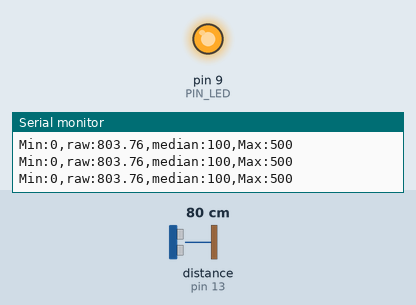
This sketch was run on a simulated Arduino Uno, built with avr-gcc and run on an emulated ATmega328P. Shown: output pins drawn as LEDs (lit = HIGH), the last lines printed to the serial monitor. Wiring (inferred from the names in the program): ultrasonic range finder: trigger pin 12; echo pin 13. Dashed ring = blinking. The inputs (shaded band) are chosen by the test bench; at power-on: distance to the obstacle (sensor on pin 13) 80 cm. The echo pulse lasts 58.3 µs per cm; pins used as bus, display or sensor lines are not drawn.

Above: at 1.2 s.
1.3 s: distance to the obstacle (sensor on pin 13) set to 18 cm
At 2.41 s:
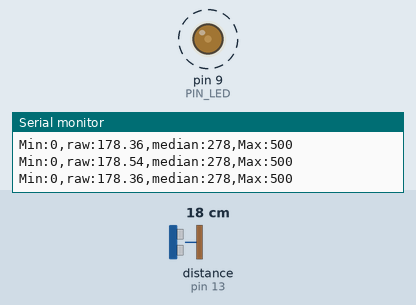
4.3 s: distance to the obstacle (sensor on pin 13) set to 2 cm
Timing chart, 0 to 7.3 s (numbered marks = the images above; inputs shaded):
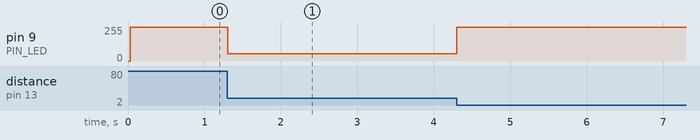

Measured:
- after the input at 1.3 s, pin 9 (PIN_LED): alternates 55/255 for 0.03 s and 54/255 for 0.02 s, starting at once

The sketch:

09_example_2.ino
```cpp
// Arduino pin assignment
#define PIN_LED 9
#define PIN_TRIG 12
#define PIN_ECHO 13

// configurable parameters
#define SND_VEL 346.0 // sound velocity at 24 celsius degree (unit: m/s)
//#define INTERVAL 100 // sampling interval (unit: ms)
#define INTERVAL 25
#define _DIST_MIN 100 // minimum distance to be measured (unit: mm)
#define _DIST_MAX 300// maximum distance to be measured (unit: mm)
#define _DIST_ALPHA 0.1 // EMA weight of new sample (range: 0 to 1). Setting this value to 1 effectively disables EMA filter.
#define N 30 //number of samples to save
// global variables
float timeout; // unit: us
float dist_min, dist_max, dist_raw; // unit: mm
unsigned long last_sampling_time; // unit: ms
float scale; // used for pulse duration to distance conversion
float queue_array[N] = {0, };
int median, save_num = 0;
int err;

void setup() {
  // initialize GPIO pins
  pinMode(PIN_LED, OUTPUT);
  pinMode(PIN_TRIG, OUTPUT);
  digitalWrite(PIN_TRIG, LOW);
  pinMode(PIN_ECHO, INPUT);

  // initialize USS related variables
  dist_min = _DIST_MIN;
  dist_max = _DIST_MAX;
  timeout = (INTERVAL / 2) * 1000.0; // precalculate pulseIn() timeout value. (unit: us)
  dist_raw = 0.0; // raw distance output from USS (unit: mm)
  scale = 0.001 * 0.5 * SND_VEL;

  // initialize serial port
  Serial.begin(57600);

  // initialize last sampling time
  last_sampling_time = 0;
}

void loop() {
  int fadeValue = 0;
  float cal;
  // wait until next sampling time.
  // millis() returns the number of milliseconds since the program started. Will overflow after 50 days.
  if (millis() < last_sampling_time + INTERVAL) return;

  // get a distance reading from the USS
  dist_raw = USS_measure(PIN_TRIG, PIN_ECHO);
  //dist_ema = (alpha*dist_raw) + ((1-alpha)*dist_ema_1);
  //dist_ema_1=dist_ema;

  // output the read value to the serial port
  Serial.print("Min:0,");
  Serial.print("raw:");
  Serial.print(dist_raw);
  Serial.print(",");
  Serial.print("median:");
  Serial.print(map(median, 0, 400, 100, 500));
  Serial.print(",");
  Serial.println("Max:500");

  // turn on the LED if the distance is between dist_min and dist_max
  if (dist_raw < dist_min || dist_raw > dist_max) {
    analogWrite(PIN_LED, 255);
  }
  else {
    cal = (dist_min + dist_max) / 2;
    fadeValue = (abs(cal - dist_raw) * 256) / 100;
    analogWrite(PIN_LED, fadeValue);
  }
  /*
    else if (dist_raw < (dist_min + dist_max)/2) {
    cal = ((3*dist_min)+dist_max)/4;
    fadeValue = ((dist_raw - cal)*256)/100;
    analogWrite(PIN_LED, fadeValue);
    }
    else {
    cal = (dist_min + (3*dist_max))/4;
    fadeValue= ((cal - dist_raw)*256)/100;
    analogWrite(PIN_LED, fadeValue);
    }
  */
  // do something here
  // delay(50); // Assume that it takes 50ms to do something.

  // update last sampling time
  last_sampling_time += INTERVAL;
}

// get a distance reading from USS. return value is in millimeter.
float USS_measure(int TRIG, int ECHO)
{
  float reading;
  //float err;
  //int num = N/2; //to calculate medium
  digitalWrite(TRIG, HIGH);
  delayMicroseconds(10);
  digitalWrite(TRIG, LOW);
  reading = pulseIn(ECHO, HIGH, timeout) * scale;
  median = reading; // unit: mm
  //err = abs(reading - queue_array[save_num%N - 1])/queue_array[save_num%N - 1];
  err = abs(reading - queue_array[save_num % N - 1]);
  if (reading < dist_min || reading > dist_max || err > 250) {
    median = queue_array[int(N / 2)];
  }
  queue_array[save_num % N] = median;
  save_num++;
  return reading;
  // Pulse duration to distance conversion example (target distance = 17.3m)
  // - round trip distance: 34.6m
  // - expected pulse duration: 0.1 sec, or 100,000us
  // - pulseIn(ECHO, HIGH, timeout) * 0.001 * 0.5 * SND_VEL
  //           = 100,000 micro*sec * 0.001 milli/micro * 0.5 * 346 meter/sec
  //           = 100,000 * 0.001 * 0.5 * 346 * micro * sec * milli * meter
  //                                           ----------------------------
  //                                           micro * sec
  //           = 100 * 173 milli*meter = 17,300 mm = 17.3m
  // pulseIn() returns microseconds.
}
```
